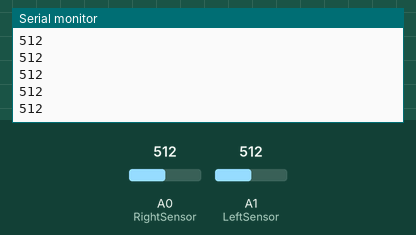
This sketch was run on a simulated Arduino Uno, built with avr-gcc and run on an emulated ATmega328P. Parts: the last lines printed to the serial monitor. The test bench sets the inputs (shaded band); at power-on: A0 (RightSensor) = 512, A1 (LeftSensor) = 512.

Above: at 1.3 s.
1.4 s: A0 (RightSensor) set to 716
At 1.81 s:
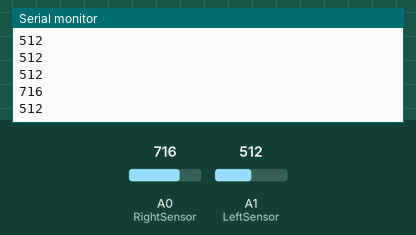
2.9 s: A1 (LeftSensor) set to 306
At 3.31 s:
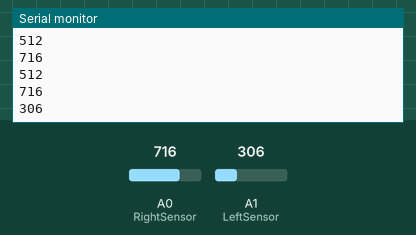
4.4 s: A0 (RightSensor) set to 900
At 4.81 s:
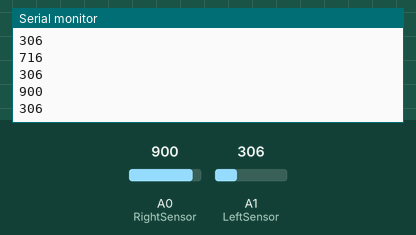
5.9 s: A1 (LeftSensor) set to 122
At 6.32 s:
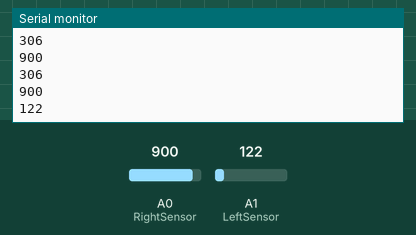
Timing chart, 0 to 8.4 s (numbered marks = the images above; inputs shaded):
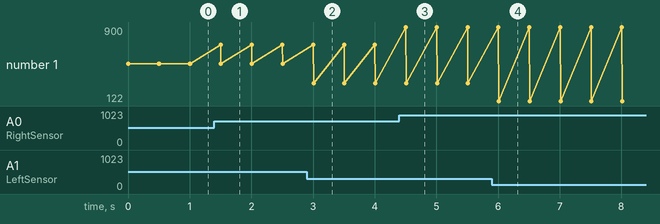

Measured:
- after the input at 1.4 s, the serial monitor: prints a new line after 0.10 s (image 1)
- after the input at 2.9 s, the serial monitor: prints a new line after 0.11 s (image 2)
- after the input at 4.4 s, the serial monitor: prints a new line after 0.11 s (image 3)
- after the input at 5.9 s, the serial monitor: prints a new line after 0.11 s (image 4)
- plotted number 1: 512 → 306 after the input at 2.9 s, 306 → 122 after the input at 5.9 s

The sketch:

ReadingSensors.ino
```cpp
// program to print values of line following sensors

int RightSensor = A0;
int LeftSensor = A1;


void setup() {
  // put your setup code here, to run once:
    Serial.begin(9600);
}

void loop() {
  // put your main code here, to run repeatedly:
  Serial.println(analogRead(RightSensor));
  Serial.println(analogRead(LeftSensor));
  Serial.println("\n");
  delay(500);                       // wait for half a second
}
```
